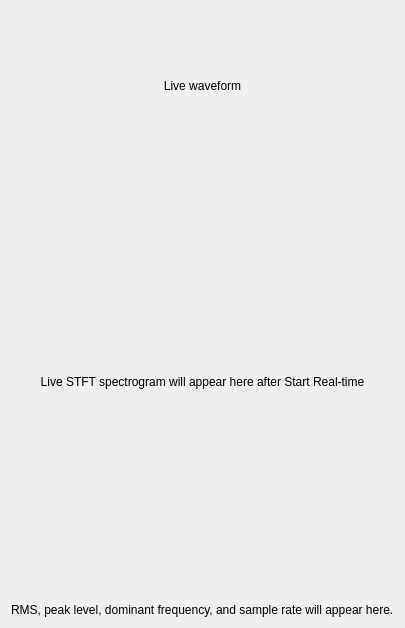
           <widget class="QWidget" name="tabRealtime">
            <attribute name="title">
             <string>Real-time STFT</string>
            </attribute>
            <layout class="QVBoxLayout" name="realtimeTabLayout">
             <item>
              <widget class="QLabel" name="lblRealtimeWaveform">
               <property name="minimumSize">
                <size>
                 <width>0</width>
                 <height>150</height>
                </size>
               </property>
               <property name="text">
                <string>Live waveform</string>
               </property>
               <property name="alignment">
                <set>Qt::AlignmentFlag::AlignCenter</set>
               </property>
              </widget>
             </item>
             <item>
              <widget class="QLabel" name="lblRealtimeSpectrogram">
               <property name="minimumSize">
                <size>
                 <width>0</width>
                 <height>430</height>
                </size>
               </property>
               <property name="text">
                <string>Live STFT spectrogram will appear here after Start Real-time</string>
               </property>
               <property name="alignment">
                <set>Qt::AlignmentFlag::AlignCenter</set>
               </property>
              </widget>
             </item>
             <item>
              <widget class="QLabel" name="lblRealtimeMetrics">
               <property name="text">
                <string>RMS, peak level, dominant frequency, and sample rate will appear here.</string>
               </property>
              </widget>
             </item>
            </layout>
           </widget>
